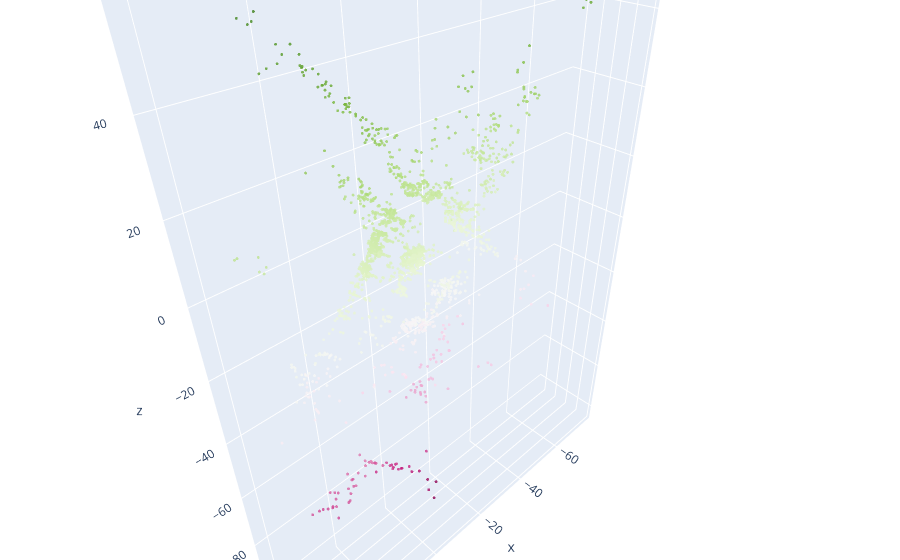

Here is the notebook cell this chart was saved with:
### Code cell
X, Y, Z = xyz[::1000, :].T
colors = features_dc[::1000].reshape(-1, 3)

colors_formatted = list(map(
    lambda raw :  f"rgb({int(raw[0] * 255)}, {int(raw[1] * 255)}, {int(raw[2] * 255)})",
    colors
))

# Create a scatter3d plot
trace = go.Scatter3d(
    x=X,
    y=Y,
    z=Z,
    mode='markers',
    marker=dict(
        size=1 ,  # Change the size s]of markers here
        #color=colors_formatted,  # Set color to the Z coordinate for depth effect
        color = Z,
        #colorscale='Viridis',  # Choose a color scale
        opacity=0.8
    )
)

# Set up the layout of the plot
layout = go.Layout(
    margin=dict(l=0, r=0, b=0, t=0)
)

# Combine the plot and layout into a figure
fig = go.Figure(data=[trace], layout=layout)
fig.update_scenes(aspectmode='data')

# Render the plot
pyo.plot(fig)
iplot(fig)

### Figure 1 — Plotly figure (JSON) as saved in the notebook; plotly's stock layout.template omitted (floating-point values rounded to 4 significant figures; data arrays with more than 128 entries replaced by an {"elided": "..."} marker saying what was removed)
{"data": [{"marker": {"color": {"elided": "2572 float values"}, "opacity": 0.8, "size": 1}, "mode": "markers", "type": "scatter3d", "x": {"elided": "2572 float values"}, "y": {"elided": "2572 float values"}, "z": {"elided": "2572 float values"}}], "layout": {"margin": {"b": 0, "l": 0, "r": 0, "t": 0}, "scene": {"aspectmode": "data"}}}
